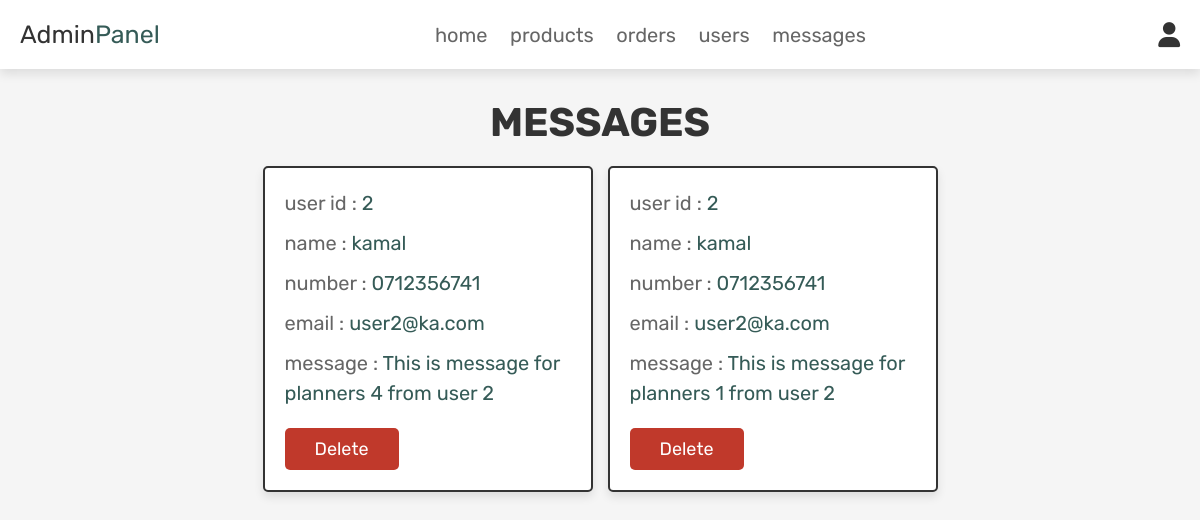
The app's page /admin_contacts.php (signed in) with its own data.
### tables this page shows
CREATE TABLE IF NOT EXISTS `message` (
  `id` int(100) NOT NULL AUTO_INCREMENT,
  `user_id` int(100) NOT NULL,
  `name` varchar(100) NOT NULL,
  `email` varchar(100) NOT NULL,
  `number` varchar(12) NOT NULL,
  `message` varchar(500) NOT NULL,
  `planner_id` int(100) NOT NULL,
  PRIMARY KEY (`id`)
);

### admin_contacts.php (the view, shortened to what this page needs)
<?php
@include 'config.php';
?>
<!DOCTYPE html>
<html lang="en">
<head>
   <link rel="stylesheet" href="https://cdnjs.cloudflare.com/ajax/libs/font-awesome/6.0.0/css/all.min.css">
   <link rel="stylesheet" href="css/admin_styles.css">
</head>
<body>
<?php @include 'admin_header.php'; ?>
<section class="messages">
   <h1 class="title">messages</h1>
   <div class="box-container">
      <?php
       $select_message = mysqli_query($conn, "SELECT * FROM `message`") or die('query failed');
       if(mysqli_num_rows($select_message) > 0){
          while($fetch_message = mysqli_fetch_assoc($select_message)){
      ?>
      <div class="box">
         <p>user id : <span><?php echo $fetch_message['user_id']; ?></span> </p>
         <p>name : <span><?php echo $fetch_message['name']; ?></span> </p>
         <p>number : <span><?php echo $fetch_message['number']; ?></span> </p>
         <p>email : <span><?php echo $fetch_message['email']; ?></span> </p>
         <p>message : <span><?php echo $fetch_message['message']; ?></span> </p>
         <a href="admin_contacts.php?delete=<?php echo $fetch_message['id']; ?>" onclick="return confirm('delete this message?');" class="delete-btn">delete</a>
      </div>
      <?php
         }
      }else{
         echo '<p class="empty">you have no messages!</p>';
      }
      ?>
   </div>
</section>
</body>
</html>

### css/admin_styles.css (style rules this page uses)
:root { --green:#355B57; --red:#c0392b; --orange:#f39c12; --black:#333; --white:#fff; --light-color:#666; --light-white:#ccc; --light-bg:#f5f5f5; --border:.2rem solid var(--black); --box-shadow:0 .5rem 1rem rgba(0,0,0,.1); }
* { font-family: 'Rubik', sans-serif; margin:0; padding:0; box-sizing: border-box; outline: none; border:none; text-decoration: none; transition:all .2s linear; }
html { font-size: 62.5%; overflow-x: hidden; scroll-behavior: smooth; scroll-padding-top: 6.5rem; }
body { background: var(--light-bg); }
section { padding:3rem 2rem; }
.title { text-align: center; margin-bottom: 2rem; color:var(--black); text-transform: uppercase; font-size: 4rem; }
.btn, .delete-btn, .option-btn { display: inline-block; border-radius: .5rem; margin-top: 1rem; font-size: 1.8rem; color:var(--white); cursor: pointer; padding:1rem 3rem; text-transform: capitalize; }
.delete-btn { background-color: var(--red); }
.messages .box-container { display: grid; grid-template-columns: repeat(auto-fit, 33rem); gap:1.5rem; align-items: flex-start; max-width: 1200px; margin: 0 auto; justify-content: center; }
.messages .box-container .box { padding:2rem; border:var(--border); background-color: var(--white); box-shadow: var(--box-shadow); border-radius: .5rem; }
.messages .box-container .box p { font-size: 2rem; color:var(--light-color); margin-bottom: 1rem; line-height: 1.5; }
.messages .box-container .box p span { color:var(--green); }

### records on screen
message: user "2", name "kamal", number "0712356741", email "user2@ka.com", message "This is message for planners 4 from user 2"
message: user "2", name "kamal", number "0712356741", email "user2@ka.com", message "This is message for planners 1 from user 2"
